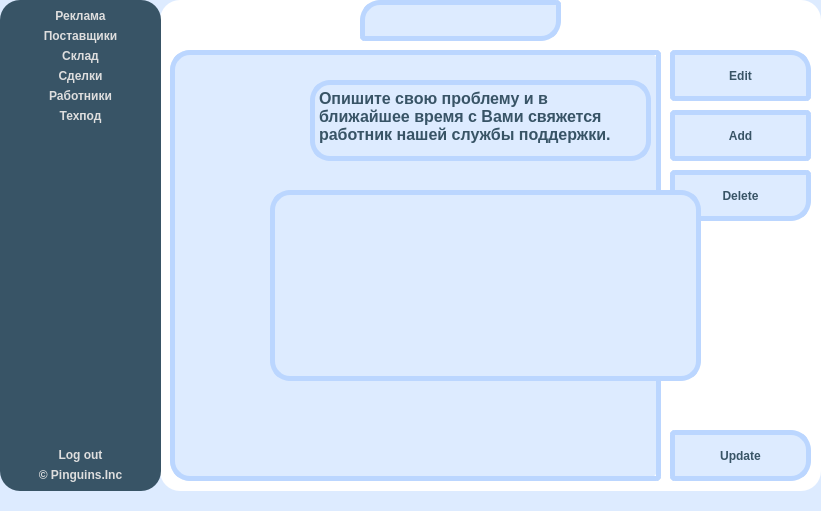
<?xml version="1.0" encoding="UTF-8"?>
<!-- Boss UI code for CRM application
Copyright(C) 2022 Plnguins

This program is free software : you can redistribute it and / or modify
it under the terms of the GNU Affero General Public License as published
by the Free Software Foundation, either version 3 of the License, or
(at your option) any later version.

This program is distributed in the hope that it will be useful,
but WITHOUT ANY WARRANTY; without even the implied warranty of
MERCHANTABILITY or FITNESS FOR A PARTICULAR PURPOSE.See the
GNU Affero General Public License for more details.

You should have received a copy of the GNU Affero General Public License
along with this program.If not, see < https:  // www.gnu.org/licenses/>. -->
<ui version="4.0">
 <class>bossUi</class>
 <widget class="QWidget" name="bossUi">
  <property name="geometry">
   <rect>
    <x>0</x>
    <y>0</y>
    <width>821</width>
    <height>511</height>
   </rect>
  </property>
  <property name="windowTitle">
   <string>Form</string>
  </property>
  <widget class="QLabel" name="Company">
   <property name="geometry">
    <rect>
     <x>420</x>
     <y>450</y>
     <width>121</width>
     <height>31</height>
    </rect>
   </property>
   <property name="styleSheet">
    <string notr="true">font:bold 12pt &quot;Comfortaa&quot;;
color: rgb(56, 84, 102);</string>
   </property>
   <property name="text">
    <string>&lt;html&gt;&lt;head/&gt;&lt;body&gt;&lt;p&gt;&lt;span style=&quot; font-size:14pt;&quot;&gt;Pinguins.Inc&lt;/span&gt;&lt;/p&gt;&lt;/body&gt;&lt;/html&gt;</string>
   </property>
  </widget>
  <widget class="QLabel" name="Icon">
   <property name="geometry">
    <rect>
     <x>340</x>
     <y>90</y>
     <width>271</width>
     <height>291</height>
    </rect>
   </property>
   <property name="text">
    <string/>
   </property>
  </widget>
  <widget class="QLabel" name="Title">
   <property name="geometry">
    <rect>
     <x>320</x>
     <y>370</y>
     <width>321</width>
     <height>81</height>
    </rect>
   </property>
   <property name="styleSheet">
    <string notr="true">font:bold 12pt &quot;Comfortaa&quot;;
color: rgb(56, 84, 102);</string>
   </property>
   <property name="text">
    <string>&lt;html&gt;&lt;head/&gt;&lt;body&gt;&lt;p&gt;&lt;span style=&quot; font-size:36pt;&quot;&gt;Pinguin CRM&lt;/span&gt;&lt;/p&gt;&lt;/body&gt;&lt;/html&gt;</string>
   </property>
  </widget>
  <widget class="QLabel" name="Greeting">
   <property name="geometry">
    <rect>
     <x>320</x>
     <y>40</y>
     <width>331</width>
     <height>41</height>
    </rect>
   </property>
   <property name="styleSheet">
    <string notr="true">font:bold 12pt &quot;Comfortaa&quot;;
color: rgb(56, 84, 102);</string>
   </property>
   <property name="text">
    <string>&lt;html&gt;&lt;head/&gt;&lt;body&gt;&lt;p&gt;&lt;span style=&quot; font-size:16pt;&quot;&gt;Welcome FIO(из БД брать)&lt;/span&gt;&lt;/p&gt;&lt;/body&gt;&lt;/html&gt;</string>
   </property>
  </widget>
  <widget class="QLabel" name="RoundedBackground">
   <property name="geometry">
    <rect>
     <x>160</x>
     <y>0</y>
     <width>661</width>
     <height>491</height>
    </rect>
   </property>
   <property name="styleSheet">
    <string notr="true">background-color :rgb(255, 255, 255);
border-radius: 20px;</string>
   </property>
   <property name="text">
    <string/>
   </property>
  </widget>
  <widget class="QLabel" name="label_8">
   <property name="geometry">
    <rect>
     <x>-110</x>
     <y>-80</y>
     <width>1091</width>
     <height>741</height>
    </rect>
   </property>
   <property name="styleSheet">
    <string notr="true">background-color:rgb(221, 235, 255);</string>
   </property>
   <property name="text">
    <string/>
   </property>
  </widget>
  <widget class="QTableWidget" name="tableWidget">
   <property name="geometry">
    <rect>
     <x>170</x>
     <y>50</y>
     <width>491</width>
     <height>431</height>
    </rect>
   </property>
   <property name="styleSheet">
    <string notr="true">QTableWidget#tableWidget {
	background-color:transparent;
	color: rgb(56, 84, 102);
	font: 14px &quot;Comfortaa&quot;;
	border-top-left-radius: 20px;
	border-bottom-right-radius:5px;
	border-top-right-radius: 5px;
	border-bottom-left-radius: 20px;
	border: 5px solid #BBD6FF ;
}





QHeaderView{
	background-color:transparent;
	border: 10px black solid;
}

QTableView QTableCornerButton::section {
    border-top-left-radius: 15px;
}

QTableWidget::item:selection {
    selection-background-color: rgb(56, 84, 102);	
	selection-color:  rgb(222, 222, 222);
}
</string>
   </property>
  </widget>
  <widget class="QLabel" name="RoundedBlue">
   <property name="geometry">
    <rect>
     <x>170</x>
     <y>50</y>
     <width>491</width>
     <height>431</height>
    </rect>
   </property>
   <property name="styleSheet">
    <string notr="true">background-color: rgb(221, 235, 255);

border-radius:20px;</string>
   </property>
   <property name="text">
    <string/>
   </property>
  </widget>
  <widget class="QPushButton" name="Update">
   <property name="geometry">
    <rect>
     <x>670</x>
     <y>430</y>
     <width>141</width>
     <height>51</height>
    </rect>
   </property>
   <property name="styleSheet">
    <string notr="true">QPushButton#Update:!pressed {
    font: 12pt &quot;Comfortaa&quot;;
	font: bold;
	color:  rgb(56, 84, 102);	
	background-color: rgb(221, 235, 255);
	border: 5px solid #BBD6FF ;
	border-top-right-radius:20px;
	border-bottom-right-radius:20px;
	border-top-left-radius:5px;
	border-bottom-left-radius:5px;
 }

QPushButton#Update {
    font: 12pt &quot;Comfortaa&quot;;
	font: bold;
	color:  rgb(56, 84, 102);	
	background-color: rgb(221, 235, 255);
	border: 5px solid #BBD6FF ;
	border-top-right-radius:20px;
	border-bottom-right-radius:20px;
	border-top-left-radius:5px;
	border-bottom-left-radius:5px;
 }

QPushButton#Update:hover {
    font: 12pt &quot;Comfortaa&quot;;
	font: bold;
	color:  rgb(56, 84, 102);	
	background-color: rgb(165, 199, 250);
	border: 5px solid #75ACFF;
	border-top-right-radius:20px;
	border-bottom-right-radius:20px;
	border-top-left-radius:5px;
	border-bottom-left-radius:5px;
 }


QPushButton#Update:pressed {
    font: 12pt &quot;Comfortaa&quot;;
	font: bold;
	color:  rgb(56, 84, 102);	
	background-color: rgb(165, 199, 250);
	border: 5px solid #75ACFF;
	border-top-right-radius:20px;
	border-bottom-right-radius:20px;
	border-top-left-radius:5px;
	border-bottom-left-radius:5px;
 }</string>
   </property>
   <property name="text">
    <string>Update</string>
   </property>
  </widget>
  <widget class="QPushButton" name="Edit">
   <property name="geometry">
    <rect>
     <x>670</x>
     <y>50</y>
     <width>141</width>
     <height>51</height>
    </rect>
   </property>
   <property name="styleSheet">
    <string notr="true">QPushButton#Edit:!pressed {
    font: 12pt &quot;Comfortaa&quot;;
	font: bold;
	color:  rgb(56, 84, 102);	
	background-color: rgb(221, 235, 255);
	border: 5px solid #BBD6FF ;
	border-top-right-radius:20px;
	border-bottom-right-radius:5px;
	border-top-left-radius:5px;
	border-bottom-left-radius:5px;
 }

QPushButton#Edit {
    font: 12pt &quot;Comfortaa&quot;;
	font: bold;
	color:  rgb(56, 84, 102);	
	background-color: rgb(221, 235, 255);
	border: 5px solid #BBD6FF ;
	border-top-right-radius:20px;
	border-bottom-right-radius:5px;
	border-top-left-radius:5px;
	border-bottom-left-radius:5px;
 }

QPushButton#Edit:hover {
    font: 12pt &quot;Comfortaa&quot;;
	font: bold;
	color:  rgb(56, 84, 102);	
	background-color: rgb(165, 199, 250);
	border: 5px solid #75ACFF;
	border-top-right-radius:20px;
	border-bottom-right-radius:5px;
	border-top-left-radius:5px;
	border-bottom-left-radius:5px;
 }


QPushButton#Edit:pressed {
    font: 12pt &quot;Comfortaa&quot;;
	font: bold;
	color:  rgb(56, 84, 102);	
	background-color: rgb(165, 199, 250);
	border: 5px solid #75ACFF;
	border-top-right-radius:20px;
	border-bottom-right-radius:5px;
	border-top-left-radius:5px;
	border-bottom-left-radius:5px;
 }</string>
   </property>
   <property name="text">
    <string>Edit</string>
   </property>
  </widget>
  <widget class="QPushButton" name="Add">
   <property name="geometry">
    <rect>
     <x>670</x>
     <y>110</y>
     <width>141</width>
     <height>51</height>
    </rect>
   </property>
   <property name="styleSheet">
    <string notr="true">QPushButton#Add:!pressed {
    font: 12pt &quot;Comfortaa&quot;;
	font: bold;
	color:  rgb(56, 84, 102);	
	background-color: rgb(221, 235, 255);
	border: 5px solid #BBD6FF ;
	border-top-right-radius:5px;
	border-bottom-right-radius:5px;
	border-top-left-radius:5px;
	border-bottom-left-radius:5px;
 }

QPushButton#Add {
    font: 12pt &quot;Comfortaa&quot;;
	font: bold;
	color:  rgb(56, 84, 102);	
	background-color: rgb(221, 235, 255);
	border: 5px solid #BBD6FF ;
	border-top-right-radius:5px;
	border-bottom-right-radius:5px;
	border-top-left-radius:5px;
	border-bottom-left-radius:5px;
 }

QPushButton#Add:hover {
    font: 12pt &quot;Comfortaa&quot;;
	font: bold;
	color:  rgb(56, 84, 102);	
	background-color: rgb(165, 199, 250);
	border: 5px solid #75ACFF;
	border-top-right-radius:5px;
	border-bottom-right-radius:5px;
	border-top-left-radius:5px;
	border-bottom-left-radius:5px;
 }


QPushButton#Add:pressed {
    font: 12pt &quot;Comfortaa&quot;;
	font: bold;
	color:  rgb(56, 84, 102);	
	background-color: rgb(165, 199, 250);
	border: 5px solid #75ACFF;
	border-top-right-radius:5px;
	border-bottom-right-radius:5px;
	border-top-left-radius:5px;
	border-bottom-left-radius:5px;
 }</string>
   </property>
   <property name="text">
    <string>Add</string>
   </property>
  </widget>
  <widget class="QPushButton" name="Delete">
   <property name="geometry">
    <rect>
     <x>670</x>
     <y>170</y>
     <width>141</width>
     <height>51</height>
    </rect>
   </property>
   <property name="styleSheet">
    <string notr="true">QPushButton#Delete:!pressed {
    font: 12pt &quot;Comfortaa&quot;;
	font: bold;
	color:  rgb(56, 84, 102);	
	background-color: rgb(221, 235, 255);
	border: 5px solid #BBD6FF ;
	border-top-right-radius:5px;
	border-bottom-right-radius:20px;
	border-top-left-radius:5px;
	border-bottom-left-radius:5px;
 }

QPushButton#Delete {
    font: 12pt &quot;Comfortaa&quot;;
	font: bold;
	color:  rgb(56, 84, 102);	
	background-color: rgb(221, 235, 255);
	border: 5px solid #BBD6FF ;
	border-top-right-radius:5px;
	border-bottom-right-radius:20px;
	border-top-left-radius:5px;
	border-bottom-left-radius:5px;
 }

QPushButton#Delete:hover {
    font: 12pt &quot;Comfortaa&quot;;
	font: bold;
	color:  rgb(56, 84, 102);	
	background-color: rgb(165, 199, 250);
	border: 5px solid #75ACFF;
	border-top-right-radius:5px;
	border-bottom-right-radius:20px;
	border-top-left-radius:5px;
	border-bottom-left-radius:5px;
 }


QPushButton#Delete:pressed {
    font: 12pt &quot;Comfortaa&quot;;
	font: bold;
	color:  rgb(56, 84, 102);	
	background-color: rgb(165, 199, 250);
	border: 5px solid #75ACFF;
	border-top-right-radius:5px;
	border-bottom-right-radius:20px;
	border-top-left-radius:5px;
	border-bottom-left-radius:5px;
 }</string>
   </property>
   <property name="text">
    <string>Delete</string>
   </property>
  </widget>
  <widget class="QLabel" name="ProviderLabel">
   <property name="geometry">
    <rect>
     <x>360</x>
     <y>0</y>
     <width>201</width>
     <height>41</height>
    </rect>
   </property>
   <property name="styleSheet">
    <string notr="true">font: 12pt &quot;Comfortaa&quot;;
	font: bold;
	color:  rgb(56, 84, 102);	
	background-color: rgb(221, 235, 255);
	border: 5px solid #BBD6FF ;
	border-top-left-radius: 20px;
	border-top-right-radius: 5px;
border-bottom-left-radius: 5px;
	border-bottom-right-radius: 20px;
	text-align: right;</string>
   </property>
   <property name="text">
    <string/>
   </property>
   <property name="alignment">
    <set>Qt::AlignCenter</set>
   </property>
  </widget>
  <widget class="QTextBrowser" name="Help">
   <property name="geometry">
    <rect>
     <x>310</x>
     <y>80</y>
     <width>341</width>
     <height>81</height>
    </rect>
   </property>
   <property name="styleSheet">
    <string notr="true">	font: 12pt &quot;Comfortaa&quot;;
	font: bold;
	color:  rgb(56, 84, 102);	
	background-color: rgb(221, 235, 255);
	border: 5px solid #BBD6FF ;
	border-radius: 20px;</string>
   </property>
   <property name="html">
    <string>&lt;!DOCTYPE HTML PUBLIC &quot;-//W3C//DTD HTML 4.0//EN&quot; &quot;http://www.w3.org/TR/REC-html40/strict.dtd&quot;&gt;
&lt;html&gt;&lt;head&gt;&lt;meta name=&quot;qrichtext&quot; content=&quot;1&quot; /&gt;&lt;meta charset=&quot;utf-8&quot; /&gt;&lt;style type=&quot;text/css&quot;&gt;
p, li { white-space: pre-wrap; }
hr { height: 1px; border-width: 0; }
&lt;/style&gt;&lt;/head&gt;&lt;body style=&quot; font-family:'Comfortaa'; font-size:12pt; font-weight:700; font-style:normal;&quot;&gt;
&lt;p style=&quot; margin-top:0px; margin-bottom:0px; margin-left:0px; margin-right:0px; -qt-block-indent:0; text-indent:0px;&quot;&gt;&lt;span style=&quot; font-family:'MS Shell Dlg 2'; font-weight:600;&quot;&gt;Опишите свою проблему и в ближайшее время с Вами свяжется работник нашей службы поддержки.&lt;/span&gt;&lt;/p&gt;&lt;/body&gt;&lt;/html&gt;</string>
   </property>
  </widget>
  <widget class="QTextEdit" name="textEdit">
   <property name="geometry">
    <rect>
     <x>270</x>
     <y>190</y>
     <width>431</width>
     <height>191</height>
    </rect>
   </property>
   <property name="styleSheet">
    <string notr="true">	font: 12pt &quot;Comfortaa&quot;;
	font: bold;
	color:  rgb(56, 84, 102);	
	background-color: rgb(221, 235, 255);
	border: 5px solid #BBD6FF ;
	border-radius: 20px;</string>
   </property>
  </widget>
  <widget class="QGroupBox" name="LeftButtons">
   <property name="geometry">
    <rect>
     <x>0</x>
     <y>0</y>
     <width>161</width>
     <height>491</height>
    </rect>
   </property>
   <property name="styleSheet">
    <string notr="true">color: rgb(222, 222, 222);
	font: bold;
	border: none;
	background-color: rgb(56, 84, 102);
	border-radius:20px;</string>
   </property>
   <property name="title">
    <string/>
   </property>
   <layout class="QVBoxLayout" name="verticalLayout_2">
    <item>
     <widget class="QPushButton" name="Ads">
      <property name="styleSheet">
       <string notr="true">QPushButton#Ads:!pressed {
    font: 12pt &quot;Comfortaa&quot;;
	color: rgb(222, 222, 222);
	font: bold;
	border: none;
	background-color: rgb(56, 84, 102);
	border-radius:20px;
 }

QPushButton#Ads {
    font: 12pt &quot;Comfortaa&quot;;
	color: rgb(222, 222, 222);
	font: bold;
	border: none;
	background-color: rgb(56, 84, 102);
	border-radius:20px;
 }

QPushButton#Ads:hover {
     background-color: rgb(54, 69, 80);
	font: 12pt &quot;Comfortaa&quot;;
	color: rgb(222, 222, 222);
	font: bold;
	border: none;
	border-radius:20px;
 }


QPushButton#Ads:pressed {
     background-color: rgb(45, 58, 66);
	font: 12pt &quot;Comfortaa&quot;;
	color: rgb(222, 222, 222);
	font: bold;
	border: none;
	border-radius:20px;
 }</string>
      </property>
      <property name="text">
       <string>Реклама</string>
      </property>
      <property name="flat">
       <bool>true</bool>
      </property>
     </widget>
    </item>
    <item>
     <widget class="QPushButton" name="Provider">
      <property name="styleSheet">
       <string notr="true">

QPushButton#Provider {
    font: 12pt &quot;Comfortaa&quot;;
	color: rgb(222, 222, 222);
	font: bold;
	border: none;
	background-color: rgb(56, 84, 102);
	border-radius:20px;
 }



QPushButton#Provider:hover:!pressed {
     background-color: rgb(54, 69, 80);
	font: 12pt &quot;Comfortaa&quot;;
	color: rgb(222, 222, 222);
	font: bold;
	border: none;
	border-radius:20px;
 }

QPushButton#Provider:pressed {
     background-color: rgb(54, 69, 80);
	font: 12pt &quot;Comfortaa&quot;;
	color: rgb(222, 222, 222);
	font: bold;
	border: none;
	border-radius:20px;
 }

QPushButton#Provider:checked {
     background-color: rgb(54, 69, 80);
	font: 12pt &quot;Comfortaa&quot;;
	color: rgb(222, 222, 222);
	font: bold;
	border: none;
	border-radius:20px;
 }</string>
      </property>
      <property name="text">
       <string>Поставщики</string>
      </property>
      <property name="flat">
       <bool>false</bool>
      </property>
     </widget>
    </item>
    <item>
     <widget class="QPushButton" name="Stock">
      <property name="styleSheet">
       <string notr="true">QPushButton#Stock:!pressed {
    font: 12pt &quot;Comfortaa&quot;;
	color: rgb(222, 222, 222);
	font: bold;
	border: none;
	background-color: rgb(56, 84, 102);
	border-radius:20px;
 }

QPushButton#Stock {
    font: 12pt &quot;Comfortaa&quot;;
	color: rgb(222, 222, 222);
	font: bold;
	border: none;
	background-color: rgb(56, 84, 102);
	border-radius:20px;
 }

QPushButton#Stock:hover {
     background-color: rgb(54, 69, 80);
	font: 12pt &quot;Comfortaa&quot;;
	color: rgb(222, 222, 222);
	font: bold;
	border: none;
	border-radius:20px;
 }


QPushButton#Stock:pressed {
     background-color: rgb(45, 58, 66);
	font: 12pt &quot;Comfortaa&quot;;
	color: rgb(222, 222, 222);
	font: bold;
	border: none;
	border-radius:20px;
 }</string>
      </property>
      <property name="text">
       <string>Склад</string>
      </property>
      <property name="flat">
       <bool>true</bool>
      </property>
     </widget>
    </item>
    <item>
     <widget class="QPushButton" name="Deal">
      <property name="styleSheet">
       <string notr="true">QPushButton#Deal:!pressed {
    font: 12pt &quot;Comfortaa&quot;;
	color: rgb(222, 222, 222);
	font: bold;
	border: none;
	background-color: rgb(56, 84, 102);
	border-radius:20px;
 }

QPushButton#Deal {
    font: 12pt &quot;Comfortaa&quot;;
	color: rgb(222, 222, 222);
	font: bold;
	border: none;
	background-color: rgb(56, 84, 102);
	border-radius:20px;
 }

QPushButton#Deal:hover {
     background-color: rgb(54, 69, 80);
	font: 12pt &quot;Comfortaa&quot;;
	color: rgb(222, 222, 222);
	font: bold;
	border: none;
	border-radius:20px;
 }


QPushButton#Deal:pressed {
     background-color: rgb(45, 58, 66);
	font: 12pt &quot;Comfortaa&quot;;
	color: rgb(222, 222, 222);
	font: bold;
	border: none;
	border-radius:20px;
 }</string>
      </property>
      <property name="text">
       <string>Сделки</string>
      </property>
      <property name="flat">
       <bool>true</bool>
      </property>
     </widget>
    </item>
    <item>
     <widget class="QPushButton" name="Employee">
      <property name="styleSheet">
       <string notr="true">QPushButton#Employee:!pressed {
    font: 12pt &quot;Comfortaa&quot;;
	color: rgb(222, 222, 222);
	font: bold;
	border: none;
	background-color: rgb(56, 84, 102);
	border-radius:20px;
 }

QPushButton#Employee {
    font: 12pt &quot;Comfortaa&quot;;
	color: rgb(222, 222, 222);
	font: bold;
	border: none;
	background-color: rgb(56, 84, 102);
	border-radius:20px;
 }

QPushButton#Employee:hover {
     background-color: rgb(54, 69, 80);
	font: 12pt &quot;Comfortaa&quot;;
	color: rgb(222, 222, 222);
	font: bold;
	border: none;
	border-radius:20px;
 }


QPushButton#Employee:pressed {
     background-color: rgb(45, 58, 66);
	font: 12pt &quot;Comfortaa&quot;;
	color: rgb(222, 222, 222);
	font: bold;
	border: none;
	border-radius:20px;
 }</string>
      </property>
      <property name="text">
       <string>Работники</string>
      </property>
      <property name="flat">
       <bool>true</bool>
      </property>
     </widget>
    </item>
    <item>
     <widget class="QPushButton" name="Support">
      <property name="styleSheet">
       <string notr="true">QPushButton#Support:!pressed {
    font: 12pt &quot;Comfortaa&quot;;
	color: rgb(222, 222, 222);
	font: bold;
	border: none;
	background-color: rgb(56, 84, 102);
	border-radius:20px;
 }

QPushButton#Support {
    font: 12pt &quot;Comfortaa&quot;;
	color: rgb(222, 222, 222);
	font: bold;
	border: none;
	background-color: rgb(56, 84, 102);
	border-radius:20px;
 }

QPushButton#Support:hover {
     background-color: rgb(54, 69, 80);
	font: 12pt &quot;Comfortaa&quot;;
	color: rgb(222, 222, 222);
	font: bold;
	border: none;
	border-radius:20px;
 }


QPushButton#Support:pressed {
     background-color: rgb(45, 58, 66);
	font: 12pt &quot;Comfortaa&quot;;
	color: rgb(222, 222, 222);
	font: bold;
	border: none;
	border-radius:20px;
 }</string>
      </property>
      <property name="text">
       <string>Техпод</string>
      </property>
      <property name="flat">
       <bool>true</bool>
      </property>
     </widget>
    </item>
    <item>
     <spacer name="verticalSpacer">
      <property name="orientation">
       <enum>Qt::Vertical</enum>
      </property>
      <property name="sizeHint" stdset="0">
       <size>
        <width>20</width>
        <height>40</height>
       </size>
      </property>
     </spacer>
    </item>
    <item>
     <widget class="QPushButton" name="Logout">
      <property name="styleSheet">
       <string notr="true">QPushButton#Logout:!pressed {
    font: 12pt &quot;Comfortaa&quot;;
	color: rgb(222, 222, 222);
	font: bold;
	border: none;
	background-color: rgb(56, 84, 102);
	border-radius:20px;
 }

QPushButton#Logout {
    font: 12pt &quot;Comfortaa&quot;;
	color: rgb(222, 222, 222);
	font: bold;
	border: none;
	background-color: rgb(56, 84, 102);
	border-radius:20px;
 }

QPushButton#Logout:hover {
     background-color: rgb(54, 69, 80);
	font: 12pt &quot;Comfortaa&quot;;
	color: rgb(222, 222, 222);
	font: bold;
	border: none;
	border-radius:20px;
 }


QPushButton#Logout:pressed {
     background-color: rgb(45, 58, 66);
	font: 12pt &quot;Comfortaa&quot;;
	color: rgb(222, 222, 222);
	font: bold;
	border: none;
	border-radius:20px;
 }</string>
      </property>
      <property name="text">
       <string>Log out</string>
      </property>
     </widget>
    </item>
    <item>
     <widget class="QLabel" name="label">
      <property name="styleSheet">
       <string notr="true">color: rgb(222, 222, 222);
font:light &quot;Comfortaa&quot; 16px;
background-color: rgb(56, 84, 102);</string>
      </property>
      <property name="text">
       <string>© Pinguins.Inc</string>
      </property>
      <property name="alignment">
       <set>Qt::AlignCenter</set>
      </property>
     </widget>
    </item>
   </layout>
  </widget>
  <widget class="QPushButton" name="Send">
   <property name="geometry">
    <rect>
     <x>420</x>
     <y>430</y>
     <width>141</width>
     <height>51</height>
    </rect>
   </property>
   <property name="styleSheet">
    <string notr="true">QPushButton#pushButton_12:!pressed {
    font: 12pt &quot;Comfortaa&quot;;
	font: bold;
	color:  rgb(56, 84, 102);	
	background-color: rgb(221, 235, 255);
	border: 5px solid #BBD6FF ;
	border-radius:20px;
 }

QPushButton#pushButton_12 {
    font: 12pt &quot;Comfortaa&quot;;
	font: bold;
	color:  rgb(56, 84, 102);	
	background-color: rgb(221, 235, 255);
	border: 5px solid #BBD6FF ;
	border-radius:20px;;
 }

QPushButton#pushButton_12:hover {
    font: 12pt &quot;Comfortaa&quot;;
	font: bold;
	color:  rgb(56, 84, 102);	
	background-color: rgb(165, 199, 250);
	border: 5px solid #75ACFF;
	border-radius:20px;
 }


QPushButton#pushButton_12:pressed {
    font: 12pt &quot;Comfortaa&quot;;
	font: bold;
	color:  rgb(56, 84, 102);	
	background-color: rgb(165, 199, 250);
	border: 5px solid #75ACFF;
	border-radius:20px;
 }</string>
   </property>
   <property name="text">
    <string>Send</string>
   </property>
  </widget>
  <zorder>Send</zorder>
  <zorder>label_8</zorder>
  <zorder>RoundedBackground</zorder>
  <zorder>Title</zorder>
  <zorder>Company</zorder>
  <zorder>Greeting</zorder>
  <zorder>Icon</zorder>
  <zorder>RoundedBlue</zorder>
  <zorder>tableWidget</zorder>
  <zorder>Update</zorder>
  <zorder>Edit</zorder>
  <zorder>Add</zorder>
  <zorder>Delete</zorder>
  <zorder>ProviderLabel</zorder>
  <zorder>Help</zorder>
  <zorder>textEdit</zorder>
  <zorder>LeftButtons</zorder>
 </widget>
 <resources/>
 <connections/>
</ui>
